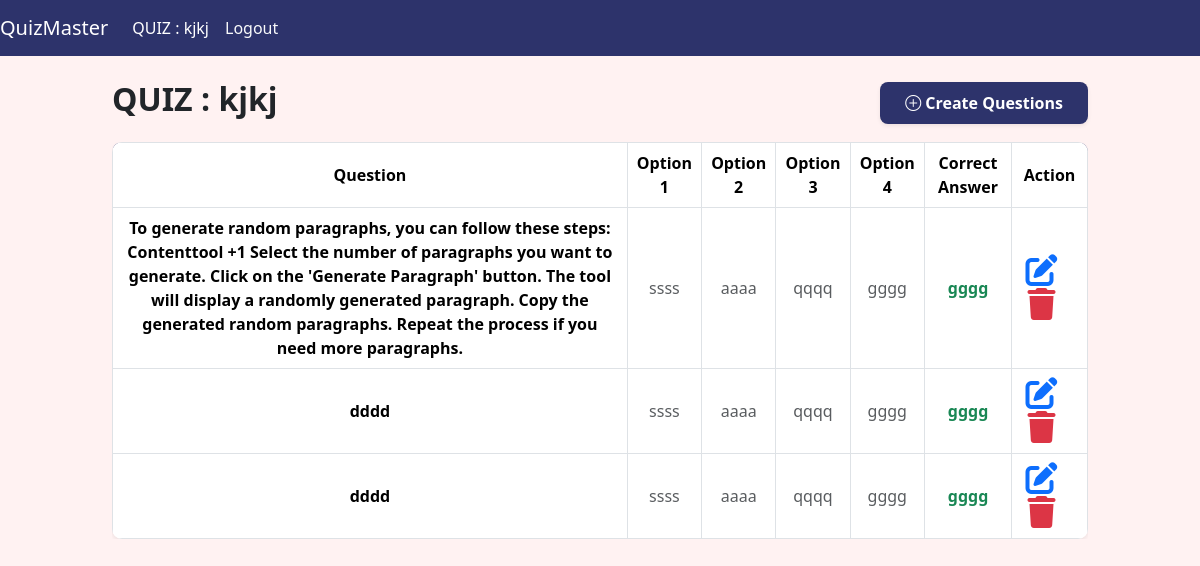
The page /showquiz/1 (signed in) on the database as committed earlier.
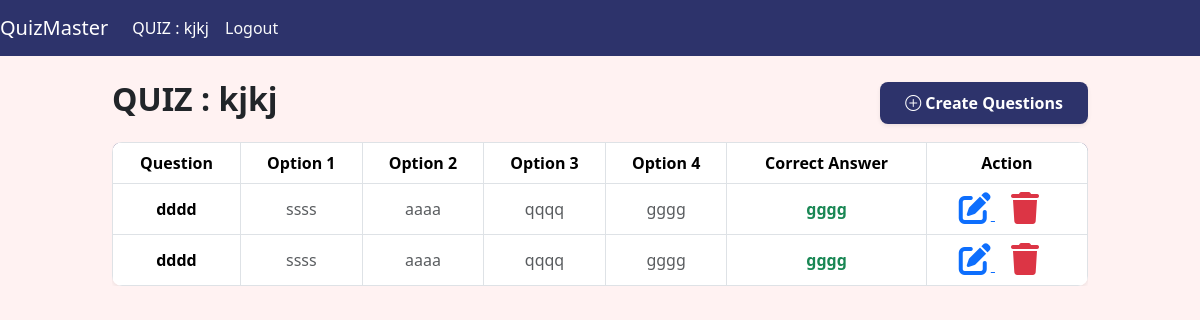
The same page on the database as committed later.
### app.py (models this page shows)
class QuizTest(db.Model):
    __tablename__="QuizTest"
    id=db.Column(db.Integer, primary_key=True)
    date_ofquiz=db.Column(db.Date,nullable=False)
    time_dur=db.Column(db.String(20),nullable=False)
    remarks=db.Column(db.String(120),nullable=False)
    section_id=db.Column(db.Integer, db.ForeignKey("CourseSection.id"),nullable=False)
    course_section=db.relationship("CourseSection", back_populates='quizzes')
    quiz_questions=db.relationship("QuizQuestion",back_populates='quiz_test',cascade='all,delete-orphan')
    user_scores=db.relationship('UserScore',back_populates='quiz_test',cascade='all,delete-orphan')

class QuizQuestion(db.Model):
    __tablename__="QuizQuestion"
    id=db.Column(db.Integer, primary_key=True)
    statement_que=db.Column(db.String(120),nullable=False)
    option1=db.Column(db.String(120),nullable=False)
    option2=db.Column(db.String(120),nullable=False)
    option3=db.Column(db.String(120),nullable=False)
    option4=db.Column(db.String(120),nullable=False)
    correction=db.Column(db.String(120),nullable=False)
    quiz_id=db.Column(db.Integer, db.ForeignKey("QuizTest.id"),nullable=False)
    quiz_test=db.relationship("QuizTest",back_populates='quiz_questions')

### app.py (the view)
@app.route("/showquiz/<int:quizid>",methods=["POST", "GET"])
def showquiz(quizid):
    if 'admin' in session:
        quiz=QuizTest.query.filter(quizid==quizid).first()
        questions=QuizQuestion.query.filter(quizid==quizid).all()
        return render_template("showquiz.html",quiz=quiz,questions=questions)

### templates/showquiz.html (shortened to what this page needs)
{% extends "index.html" %}
{% block content %}
<nav class="navbar navbar-expand-lg navbar-dark" style="background-color: #2D336B;">
    <a class="navbar-brand" href="/admin">QuizMaster</a>
    <div class="collapse navbar-collapse" id="navbarNavAltMarkup">
      <div class="navbar-nav">
        <a class="nav-item nav-link active" href="/showquiz/{{quiz.id}}">QUIZ : {{quiz.remarks}}</a>
        <a class="nav-item nav-link active text-light" href="/logout">Logout</a>
      </div>
    </div>
  </nav>
  <div class="container-fluid mt-4">
    <div class="row justify-content-center">
        <div class="col-md-10">
            <div class="d-flex justify-content-between align-items-center mb-3">
                <h2 class="fw-bold text-dark">QUIZ : {{ quiz.remarks }}</h2>
                <a href="/questionmaking/{{ quiz.id }}"
                   class="btn fw-semibold text-white shadow-sm px-4 py-2"
                   style="background-color: #2D336B; border-radius: 8px; transition: 0.3s;">
                   <i class="bi bi-plus-circle"></i> Create Questions
                </a>
            </div>
            {% if questions|length > 0 %}
            <div class="table-responsive">
                <table class="table table-bordered table-hover text-center align-middle shadow-sm" style="border-radius: 10px; overflow: hidden;">
                    <thead class="thead-dark text-white" style="background-color: #2D336B;">
                        <tr>
                            <th>Question</th>
                            <th>Option 1</th>
                            <th>Option 2</th>
                            <th>Option 3</th>
                            <th>Option 4</th>
                            <th>Correct Answer</th>
                            <th>Action</th>
                        </tr>
                    </thead>
                    <tbody>
                        {% for que in questions %}
                        <tr>
                            <td class="fw-semibold">{{ que.statement_que }}</td>
                            <td class="text-muted">{{ que.option1 }}</td>
                            <td class="text-muted">{{ que.option2 }}</td>
                            <td class="text-muted">{{ que.option3 }}</td>
                            <td class="text-muted">{{ que.option4 }}</td>
                            <td class="fw-bold text-success">{{ que.correction }}</td>
                            <td>
                                <a href="/queedit/{{ que.id }}" class="text-primary me-3">
                                    <i class="fa-solid fa-pen-to-square fa-2x"></i>
                                </a>
                                <a href="/delquepopup/{{ que.id }}" class="text-danger me-3">
                                    <i class="fa-solid fa-trash fa-2x"></i>
                                </a>
                            </td>
                        </tr>
                        {% endfor %}
                    </tbody>
                </table>
            </div>
            {% endif %}
        </div>
    </div>
</div>
{% endblock %}

### templates/index.html (shortened to what this page needs)
<!DOCTYPE html>
<html lang="en">
<head>
    <link href="https://cdn.jsdelivr.net/npm/bootstrap@5.3.3/dist/css/bootstrap.min.css" rel="stylesheet">
    <link rel="stylesheet" href="static\css\style.css">
    <link rel="stylesheet" href="https://cdn.jsdelivr.net/npm/bootstrap-icons/font/bootstrap-icons.css">
    <link rel="stylesheet" href="https://cdnjs.cloudflare.com/ajax/libs/font-awesome/6.4.2/css/all.min.css">
</head>
<body style="background-color: #FFF2F2;">
        {% block content %}
        {% endblock %}
</body>
</html>

### static/css/style.css (style rules this page uses)
body { background-color: #FFF2F2 !important; }
.table { margin: 0 auto; text-align: center; width: 100%; }
.table th, .table td { text-align: center; vertical-align: middle; width: auto; }

Rows that differ between the two databases and show on the page:
removed QuizQuestion: statement_que "To generate random paragraphs, you can follow these steps: Contenttool +1 Select the number of paragraphs you want to generate. Click on the 'Generate Paragraph' button. The tool will display a randomly generated paragraph. Copy the generated random paragraphs. Repeat the process if you need more paragraphs.", option1 "ssss", option2 "aaaa", option3 "qqqq", option4 "gggg", correction "gggg"
